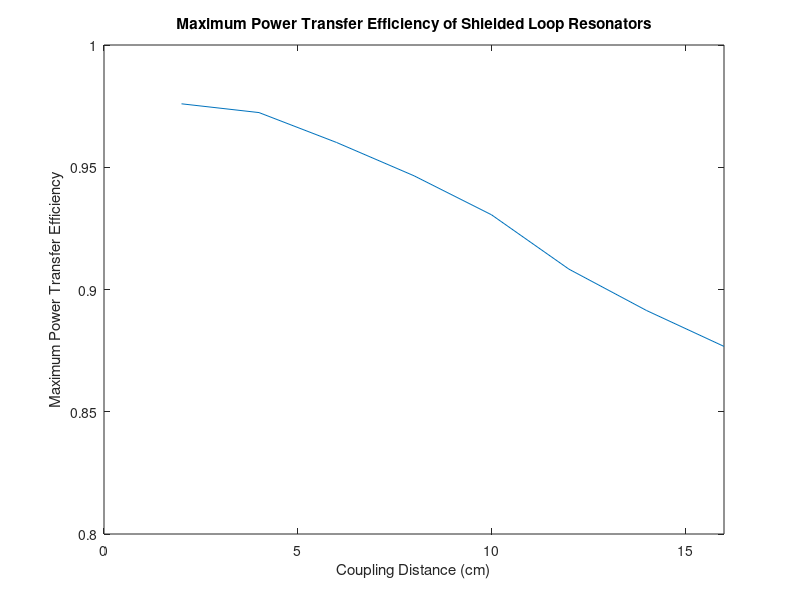

The MATLAB source for this figure:
%EECS 230 Lab 6
%Analysis 2.1 Plots
close
clear

RL = 14.83;
w = 46.973e6;
M = [822 714 492 364 278 208 174 152]*10^(-9);
R = 0.47;
dist = [2 4 6 8 10 12 14 16];

eta_num = 4*RL^2*w^2.*M.^2;
eta_den = ((R+RL)^2+w^2.*M.^2).^2;
eta = eta_num./eta_den;

eta2 = RL^2/(R + RL)^2;

etamax_num = 4*(R^2 + w^2.*M.^2)*w^2.*M.^2;
etamax_den = ((R + sqrt(R^2 + (w.*M).^2)).^2 + (w.*M).^2).^2;
etamax = etamax_num./etamax_den;

plot(dist, etamax)
title('Maximum Power Transfer Efficiency of Shielded Loop Resonators')
xlabel('Coupling Distance (cm)')
ylabel('Maximum Power Transfer Efficiency')
axis([0 16 0.8 1])